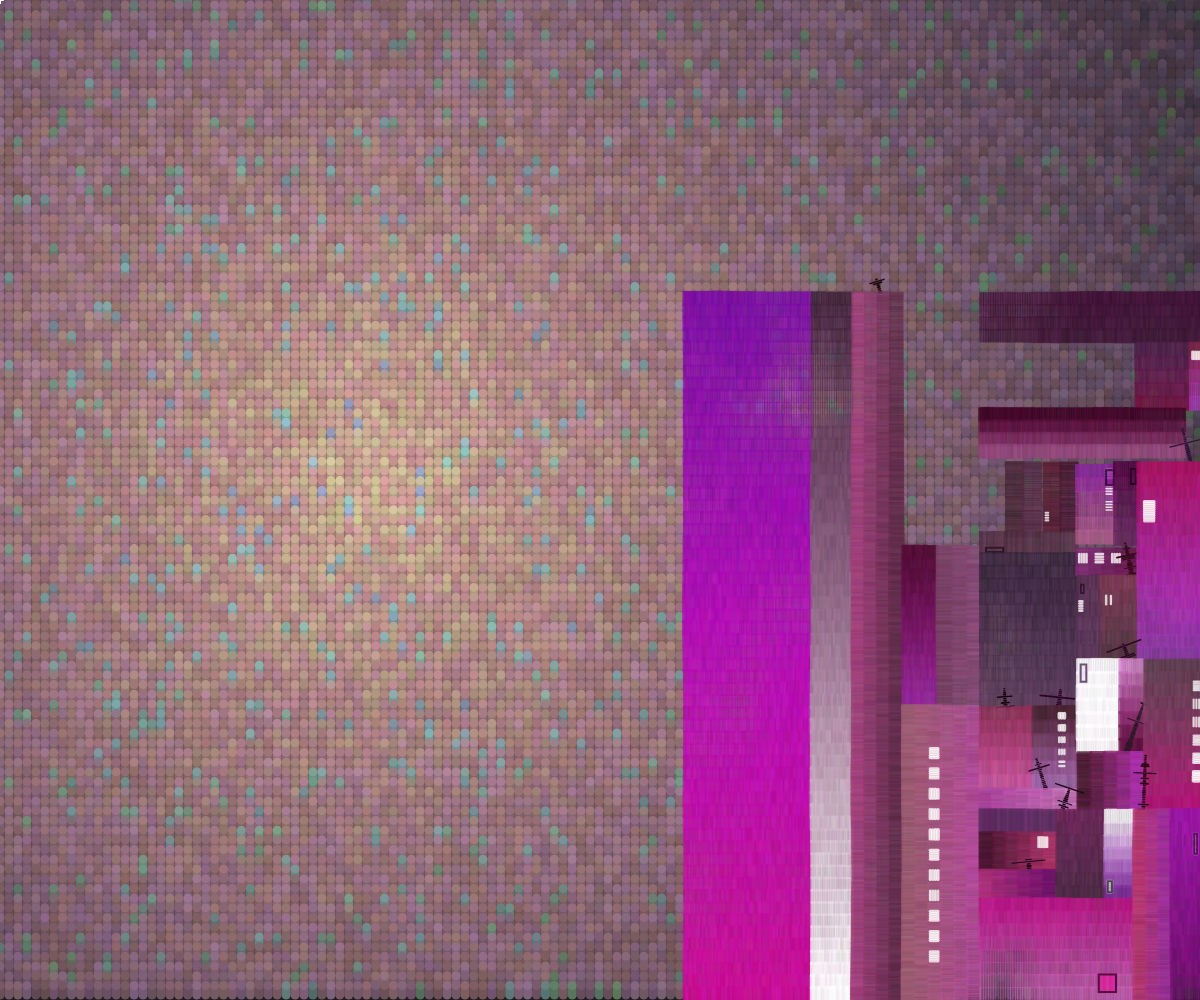
Frame 1 (no input)
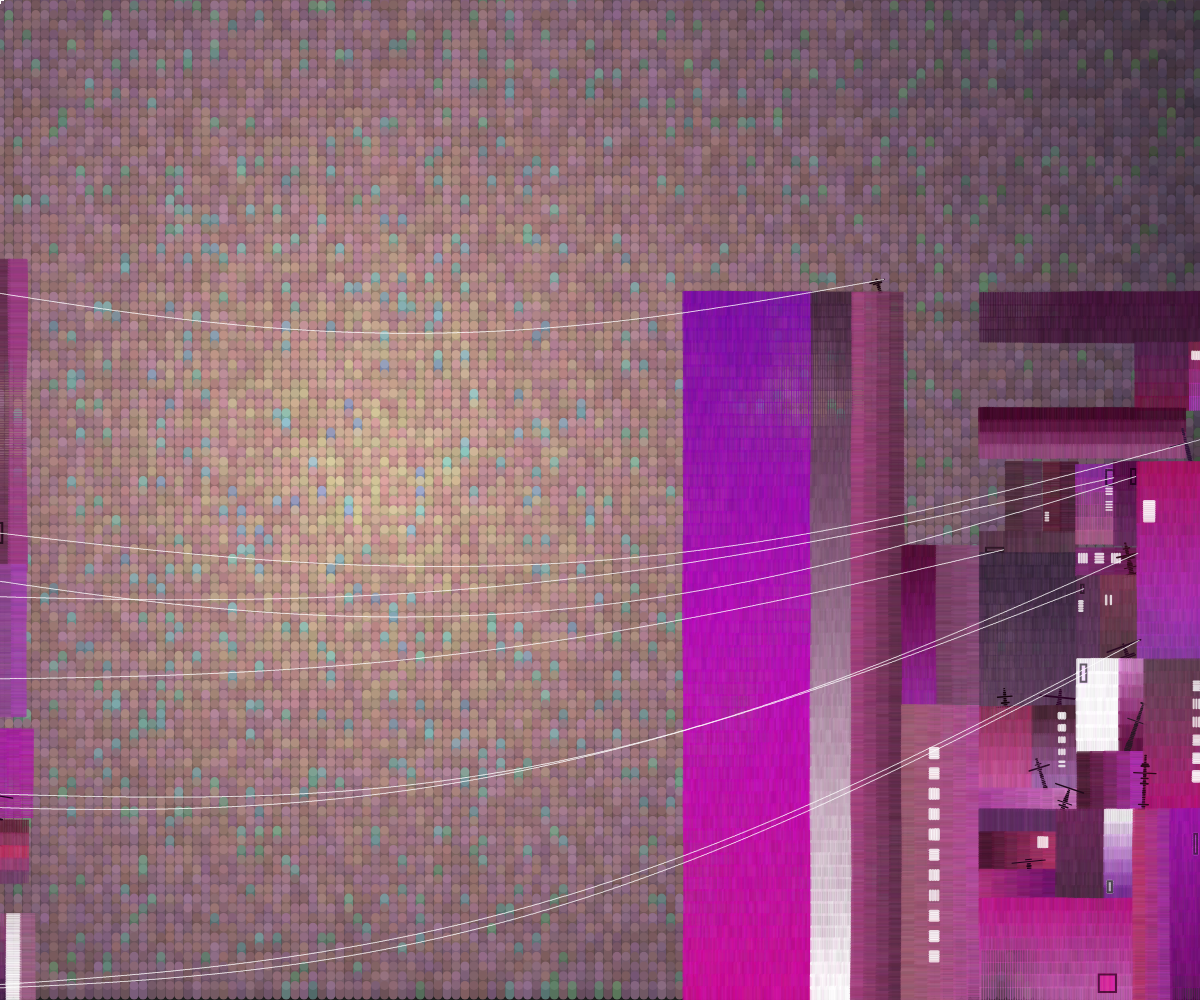
Frame 60 (no input)
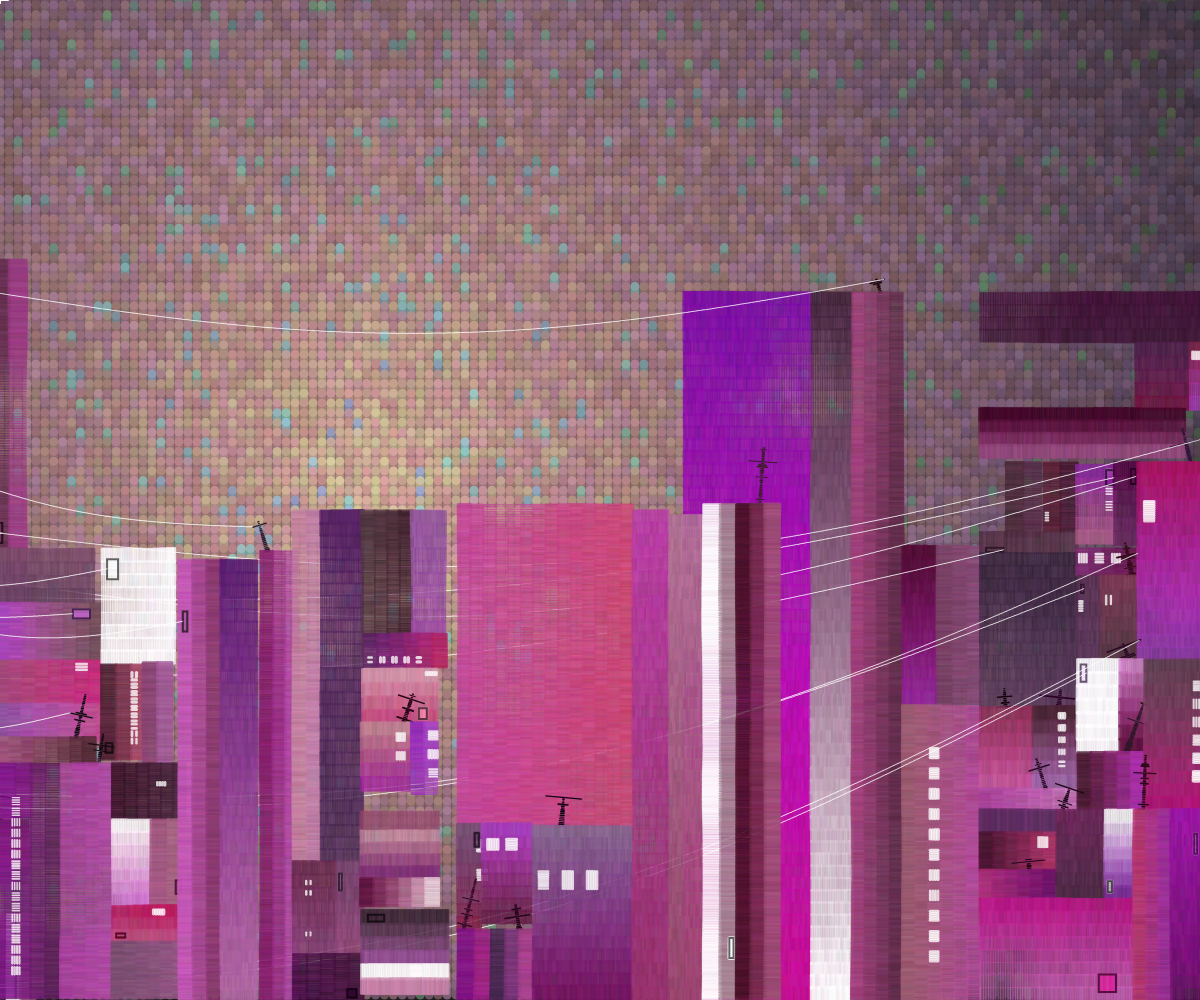
Frame 120 (the mouse pressed at the canvas centre since frame 60)

The p5.js sketch that drew these frames (run headless with seeded random() and noise() and a simulated clock; from frame 60 on, the mouse is pressed at the canvas centre):

// p5.js sketch
// ── sketch.js
async function setup() {
  createCanvas(windowWidth, windowHeight);
  pixelDensity(1);
  background(30);
  colorMode(HSB);

  // different wire draw method
  wireType = floor(random(0, 2));
  if (wireType == 0)
    dotDensity = 0.16;
  else if (wireType == 1)
    dotDensity = 1.2;

  // different connection points styles
  let connectionType = floor(random(0, 3));
  if (connectionType == 0) {
    stickChance = random(0.1, 0.6);
    nodeBoxChance = 0.0;
  }
  else if (connectionType == 1) {
    stickChance = 0.0;
    nodeBoxChance = random(0.1, 0.6);
  }
  else {
    stickChance = random(0.1, 0.4);
    nodeBoxChance = random(0.1, 0.4);
  }

  // random wire color
  if (random() < 0.5)
    wireColor = color(0, 0, 100, 0.9);
  else
    wireColor = color(0, 0, 0, 0.9);


  let bgColorA = new NYColor(mainHue + 60, random(20, 30), random(80, 100));
  let bgColorB = new NYColor(mainHue - 60, random(20, 30), random(10, 30));

  moonX = random(0.1, 0.9) * width;
  moonY = random(0.1, 0.9) * height;
  // NYRectBG(0, 0, width, height, bgColorA, bgColorB);

  NYRectBGLine(0, 0, width, height, bgColorA, bgColorB);
  await sleep(1);

  // blendMode(MULTIPLY);
  let rowsCount = floor(random(3, 12));
  let rowHeightStep = (height * 0.6) / rowsCount;

  let lastBlocks = [];
  let nowBlocks = [];

  let lastNodes = [];
  let nowNodesA = [];
  let nowNodesB = [];

  baseBri = 30;

  for (let r = 0; r < rowsCount; r++) {
    let maxHeight = height - r * rowHeightStep;
    let xCount = floor(random(3, 6));
    let xRatios = processWidthRatios(xCount);
    let startX = 0;

    if (r % 2 == 0) {
      startX = width - xRatios[0] * width;
    }

    mainHue += random(-30, 30);
    baseBri = random(30, 60);
    baseSat = random(40, 80);

    for (let x = 0; x < xCount; x++) {

      if (random() < 0.2)
        continue;

      let buildingWidth = xRatios[x] * width;
      let buildingHeight = random(0.4, 1.0) * maxHeight;

      let xPos = startX;
      let yPos = height - buildingHeight;

      nowBlocks = createBlocks(xPos, yPos, buildingWidth, buildingHeight, 0);

      for (let i = 0; i < nowBlocks.length; i++) {
        nowBlocks[i].createNodes();
        nowBlocks[i].drawRoomAndGetNodes();

        for (let j = 0; j < nowBlocks[i].nodes.length; j++) {

          if (j % 2 == 0)
            nowNodesA.push(nowBlocks[i].nodes[j]);
          else
            nowNodesB.push(nowBlocks[i].nodes[j]);
        }
      }
      await sleep(100);

      // draw from right to left
      if (r % 2 == 0) {
        startX -= buildingWidth;
      }
      // left to right
      else {
        startX += buildingWidth;
      }

      if (lastNodes.length != 0) {
        drawRandomConnections(lastNodes, nowNodesA);
        await sleep(1);
      }

      lastNodes = nowNodesB;
      nowNodesA = [];
      nowNodesB = [];
    }

    // bgColorA.a = 0.03;
    // bgColorB.a = 0.03;
    // NYRect(0, 0, width, height, bgColorA, bgColorB);

    // if (r < rowsCount - 1)
    //   filter(BLUR, 2);
  }

  stroke(0, 0, 100, 1.0);
  drawFrame();
}

function createBlocks(_x, _y, _width, _height, _colorOffset = 0, _depth = 0) {
  let isSplit = false;

  if (_depth == 0)
    isSplit = true;
  else if (random() < 0.9)
    isSplit = true;

  if (_width < 60 || _height < 60)
    isSplit = false;

  if (isSplit) {

    if (random() < 0.5) {
      let splitRatio = random(0.3, 0.7);
      let rectA_X = _x;
      let rectA_Y = _y;
      let rectA_Width = _width * splitRatio;
      let rectA_Height = _height;

      let rectB_X = _x + _width * splitRatio;
      let rectB_Y = _y;
      let rectB_Width = _width * (1 - splitRatio);
      let rectB_Height = _height;

      // add some randomness
      if (random() < 0.2) {
        rectA_Width *= random(0.9, 1.1);
        rectA_Height *= random(0.9, 1.1);
        rectB_Width *= random(0.9, 1.1);
        rectB_Height *= random(0.9, 1.1);

        rectA_X += random(-0.025, 0.025) * rectA_Width;
        rectA_Y += random(-0.025, 0.025) * rectA_Height;
        rectB_X += random(-0.025, 0.025) * rectB_Width;
        rectB_Y += random(-0.025, 0.025) * rectB_Height;
      }

      let blocksA = createBlocks(rectA_X, rectA_Y, rectA_Width, rectA_Height, _colorOffset, _depth + 1);
      let blocksB = createBlocks(rectB_X, rectB_Y, rectB_Width, rectB_Height, _colorOffset, _depth + 1);

      return blocksA.concat(blocksB);
    }
    else {
      let splitRatio = random(0.2, 0.8);
      let rectA_X = _x;
      let rectA_Y = _y;
      let rectA_Width = _width;
      let rectA_Height = _height * splitRatio;

      let rectB_X = _x;
      let rectB_Y = _y + _height * splitRatio;
      let rectB_Width = _width;
      let rectB_Height = _height * (1 - splitRatio);

      // add some randomness
      if (random() < 0.2) {
        rectA_Width *= random(0.9, 1.1);
        rectA_Height *= random(0.9, 1.1);
        rectB_Width *= random(0.9, 1.1);
        rectB_Height *= random(0.9, 1.1);

        rectA_X += random(-0.025, 0.025) * rectA_Width;
        rectA_Y += random(-0.025, 0.025) * rectA_Height;
        rectB_X += random(-0.025, 0.025) * rectB_Width;
        rectB_Y += random(-0.025, 0.025) * rectB_Height;
      }

      let blocksA = createBlocks(rectA_X, rectA_Y, rectA_Width, rectA_Height, _colorOffset, _depth + 1);
      let blocksB = createBlocks(rectB_X, rectB_Y, rectB_Width, rectB_Height, _colorOffset, _depth + 1);

      return blocksA.concat(blocksB);
    }
  }
  else {

    if (random() < 0.1) // chance to become empty
    {
      return [];

    }
    else {
      let newBlock = new NYBlock(_x, _y, _width, _height);

      newBlock.colorA = NYRandomColor(_colorOffset);
      newBlock.colorB = NYRandomColor(_colorOffset);


      return [newBlock];
    }
  }

}

function processWidthRatios(_xCount) {
  let resultRatios = [];
  let totalSum = 0.0;

  for (let i = 0; i < _xCount; i++) {
    let randomRatio = random(1.0, 4.0);
    resultRatios.push(randomRatio);

    totalSum += randomRatio;
  }

  // normalize
  for (let i = 0; i < resultRatios.length; i++) {
    resultRatios[i] /= totalSum;
  }

  return resultRatios;
}

function shaffleArray(_array) {

  for (let i = 0; i < _array.length; i++) {
    randomIndex = floor(random(i, _array.length));
    if (randomIndex == i)
      continue;

    let temp = _array[i];
    _array[i] = _array[randomIndex];
    _array[randomIndex] = temp;
  }

}

function sortNodesUpDown(_nodes) {
  _nodes.sort(function (a, b) {
    if (a.y < b.y)
      return -1;
    else if (a.y > b.y)
      return 1;
    else
      return 0;
  });
}

function drawRandomConnections(_nodesA, _nodesB) {
  let connections = [];

  // shaffleArray(_nodesA);
  // shaffleArray(_nodesB);

  sortNodesUpDown(_nodesA);
  sortNodesUpDown(_nodesB);

  let drawCount = min(_nodesA.length, _nodesB.length);

  for (let i = 0; i < drawCount; i++) {
    let nodeA = _nodesA[i];
    let nodeB = _nodesB[i];

    connections.push(new Connection(nodeA, nodeB));
  }

  for (let i = 0; i < connections.length; i++) {
    noStroke();
    fill(0);
    // connections[i].drawCurve(random(0.01, 0.1) * height);
    let minSide = min(width, height);
    connections[i].drawCurve(random(0.03, 0.1) * minSide);
    // connections[i].drawLinear();
  }
}

function draw() {

}

function sleep(ms) {
  return new Promise(resolve => setTimeout(resolve, ms));
}
// ── drawMethod.js

let mainHue = Math.floor(Math.random() * 360);
let baseSat = 40;
let baseBri = 40;

let drawNS_X = 0.01;
let drawNS_Y = 0.01;

let bgNS_X = 0.06;
let bgNS_Y = 0.03;

let lineDensity = 0.6;
let lineThickness = 6;
let lineLength = 12;

let moonX = 0;
let moonY = 0;

let stickChance = 0.3;
let nodeBoxChance = 0.3;

function NYRoom(_x, _y, _width, _height, _colorA, _colorB) {

    let nodes = [];
    let hasStick = false;

    // has stick
    if (random() < 0.2) {
        nodes = drawStick(_x, _y, _width, _height, _colorA, _colorB);
        hasStick = true;
    }

    NYRect(_x, _y, _width, _height, _colorA, _colorB);

    // has windows
    if (random() < 0.6) {
        let windowType = floor(random(0, 3));

        if (windowType == 0) {
            let windowSizeX = random(2, 10);
            let windowSizeY = random(2, 10);

            if (windowSizeY < 0.1 * _height)
                windowSizeY = 0.1 * _height;

            let windowSpace = max(windowSizeX, windowSizeY) * random(1.4, 3);
            let windowCountX = floor(_width * 0.8 / windowSpace);

            let startX = _x + _width * random(0.04, 0.16);
            let startY = _y + random(0.1, 0.9) * _height;

            for (let i = 0; i < windowCountX; i++) {
                let xPos = startX + i * windowSpace;
                let yPos = startY;

                let whiteColorA = new NYColor(0, 0, 100, 1.0);
                let whiteColorB = new NYColor(0, 0, 100, 1.0);
                // NYRect(xPos, yPos, windowSizeX, windowSizeY, whiteColorA, whiteColorB);
                // fill('white');
                // rect(xPos, yPos, windowSizeX, windowSizeY);
                NYRect(xPos, yPos, windowSizeX, windowSizeY, whiteColorA, whiteColorB);
            }
        }
        else if (windowType == 1) {
            let windowSizeX = random(2, 10);
            let windowSizeY = random(2, 10);

            if (windowSizeX < 0.1 * _width)
                windowSizeX = 0.1 * _width;

            let windowSpace = max(windowSizeX, windowSizeY) * random(1.4, 3);
            let windowCountY = floor(_height * 0.8 / windowSpace);

            let startX = _x + random(0.1, 0.9) * _width;
            let startY = _y + _height * random(0.04, 0.16);

            for (let i = 0; i < windowCountY; i++) {
                let xPos = startX;
                let yPos = startY + i * windowSpace;

                let whiteColorA = new NYColor(0, 0, 100, 1.0);
                let whiteColorB = new NYColor(0, 0, 100, 1.0);
                // NYRect(xPos, yPos, windowSizeX, windowSizeY, whiteColorA, whiteColorB);
                // fill('white');
                // rect(xPos, yPos, windowSizeX, windowSizeY);
                NYRect(xPos, yPos, windowSizeX, windowSizeY, whiteColorA, whiteColorB);
            }
        }
    }

    // has node box
    if (!hasStick && random() < 0.3) {
        let nodeBoxWidth = min(random(0.1, 0.2) * _width, 20);
        let nodeBoxHeight = min(random(0.1, 0.2) * _height, 20);

        let nodeBoxX = _x + random(0.05, 0.15) * _width;
        if (random() < 0.5)
            nodeBoxX = _x + _width - nodeBoxWidth - random(0.05, 0.15) * _width;

        let nodeBoxY = _y + random(0.05, 0.15) * _height;
        if (random() < 0.5)
            nodeBoxY = _y + _height - nodeBoxHeight - random(0.05, 0.15) * _height;

        let nodeBoxColorA = _colorA.getRandomColor(0, 20, 20);
        let nodeBoxColorB = _colorB.getRandomColor(0, 20, 20);

        NYRect(nodeBoxX, nodeBoxY, nodeBoxWidth, nodeBoxHeight, nodeBoxColorA, nodeBoxColorB);

        strokeWeight(2);
        stroke(0, 0, 0, 0.6);
        noFill();
        rect(nodeBoxX, nodeBoxY, nodeBoxWidth, nodeBoxHeight);

        let nodeA = new NYNode(nodeBoxX, nodeBoxY + 0.5 * nodeBoxHeight);
        let nodeB = new NYNode(nodeBoxX + nodeBoxWidth, nodeBoxY + 0.5 * nodeBoxHeight);

        nodes.push(nodeA);
        nodes.push(nodeB);
    }

    return nodes;
}

function NYRect(_x, _y, _width, _height, _colorA, _colorB) {

    // draw vertical lines
    if (random() < 0.5) {
        let lineCountX = floor(_width * lineDensity);
        if (lineCountX == 0)
            lineCountX = 1;

        let lineSpacingX = _width / (lineCountX - 1);
        let lineCountY = floor(_height / lineLength);
        if (lineCountY == 0)
            lineCountY = 1;

        let drawLineLength = _height / (lineCountY);

        let fromColor = _colorA;
        let toColor = _colorB;

        for (let x = 0; x < lineCountX; x++) {
            for (let y = 0; y < lineCountY; y++) {
                let xPos = _x + x * lineSpacingX;
                let yPos = _y + y * drawLineLength;

                let sizeNoise = noise(xPos * drawNS_X, yPos * drawNS_Y);

                let nowColor = NYLerpColor(fromColor, toColor, y / lineCountY);
                let randomizedColor = nowColor.getRandomColor(4, 4, 4);
                randomizedColor.a = 0.8;
                randomizedColor.applyStroke();

                push();
                translate(xPos, yPos);

                strokeWeight(lineThickness * sizeNoise);
                line(0, 0, 0, drawLineLength);
                pop();
            }
        }
    }
    else // draw horizontal lines
    {
        let lineCountX = floor(_width / lineLength);
        if (lineCountX == 0)
            lineCountX = 1;

        let lineCountY = floor(_height * lineDensity);
        if (lineCountY == 0)
            lineCountY = 1;

        let lineSpacingY = _height / (lineCountY - 1);
        let drawLineLength = _width / (lineCountX);

        let fromColor = _colorA;
        let toColor = _colorB;

        for (let y = 0; y < lineCountY; y++) {
            for (let x = 0; x < lineCountX; x++) {
                let xPos = _x + x * drawLineLength;
                let yPos = _y + y * lineSpacingY;

                let sizeNoise = noise(xPos * drawNS_X, yPos * drawNS_Y);

                let nowColor = NYLerpColor(fromColor, toColor, x / lineCountX);
                let randomizedColor = nowColor.getRandomColor(4, 4, 4);
                randomizedColor.a = 0.8;
                randomizedColor.applyStroke();


                push();
                translate(xPos, yPos);

                strokeWeight(lineThickness * sizeNoise);
                line(0, 0, drawLineLength, 0);
                pop();
            }
        }
    }
}

function NYRectBG(_x, _y, _width, _height, _colorA, _colorB) {

    // draw vertical lines
    {
        let circleRadius = lineLength * random(1.0, 3.0);

        let lineCountX = floor(_width / circleRadius * random(0.6, 1.2));
        if (lineCountX == 0)
            lineCountX = 1;

        let lineCountY = floor(_height / circleRadius * random(1.2, 3.0));
        if (lineCountY == 0)
            lineCountY = 1;

        let lineSpacingY = _height / (lineCountY - 1);
        let drawLineLength = _width / (lineCountX);

        let fromColor = _colorA;
        let toColor = _colorB;

        for (let y = 0; y < lineCountY; y++) {
            for (let x = 0; x < lineCountX; x++) {
                let xPos = _x + x * drawLineLength;
                let yPos = _y + y * lineSpacingY;

                let sizeNoise = noise(xPos * bgNS_X, yPos * bgNS_Y);

                let distRatio = dist(moonX, moonY, xPos, yPos) / min(width, height);
                let nowColor = NYLerpColor(fromColor, toColor, distRatio);
                let randomizedColor = nowColor.getRandomColor(4, 4, 4);
                randomizedColor.a = 0.8;
                // randomizedColor.applyStroke();
                noStroke();
                randomizedColor.applyFill();

                push();
                translate(xPos, yPos);

                strokeWeight(lineThickness * sizeNoise);
                circle(0, 0, circleRadius);
                pop();
            }
        }
    }
}

function NYRectBGLine(_x, _y, _width, _height, _colorA, _colorB) {

    let thickness = random(2, 12);
    let xCount = _width / thickness;
    let yCount = floor(random(8, 128));
    let ySpacing = _height / yCount;

    // draw vertical lines
    for (let y = 0; y < yCount; y++) {
        for (let x = 0; x < xCount; x++) {
            let xPos = _x + x * thickness;
            let yPos = _y + y * ySpacing;

            let distRatio = dist(moonX, moonY, xPos, yPos) / max(width, height);
            let nowColor = NYLerpColor(_colorA, _colorB, distRatio);
            let randomizedColor = nowColor.getRandomColor(30, 3, 6);
            if (random() < 0.06)
                randomizedColor.h = processHue(randomizedColor.h + 180);

            randomizedColor.a = 0.8;
            randomizedColor.applyStroke();

            push();
            translate(xPos, yPos);
            strokeWeight(thickness);
            // let lengthNoise = noise(xPos * 3, yPos * 0.001);
            // let drawLength = lerp(1.0, 1.4, lengthNoise) * ySpacing;
            drawLength = ySpacing;
            line(0, -0.5 * drawLength, 0, 0.5 * drawLength);
            pop();
        }
    }

}

async function drawFrame() {
    let frameNoiseScale = 0.01;
    let thickness = random(0.01, 0.03) * min(width, height);

    // draw up
    for (let x = 0; x < width; x++) {
        let x1 = x;
        let y1 = 0;

        let x2 = x;
        let y2 = thickness;

        let sizeNoise = noise(x * frameNoiseScale, y2 * frameNoiseScale);

        y2 = lerp(1.0, 1.4, sizeNoise) * thickness;

        strokeWeight(2);
        line(x1, y1, x2, y2);
    }

    // draw bot
    for (let x = 0; x < width; x++) {
        let x1 = x;
        let y1 = height;

        let x2 = x;
        let y2 = height - thickness;

        let sizeNoise = noise(x * frameNoiseScale, y2 * frameNoiseScale);

        y2 = height - lerp(1.0, 1.4, sizeNoise) * thickness;

        strokeWeight(2);
        line(x1, y1, x2, y2);
    }

    // draw left
    for (let y = 0; y < height; y++) {
        let x1 = 0;
        let y1 = y;

        let x2 = thickness;
        let y2 = y;

        let sizeNoise = noise(x2 * frameNoiseScale, y * frameNoiseScale);

        x2 = lerp(1.0, 1.4, sizeNoise) * thickness;

        strokeWeight(2);
        line(x1, y1, x2, y2);    
    }

    // draw right
    for (let y = 0; y < height; y++) {
        let x1 = width;
        let y1 = y;

        let x2 = width - thickness;
        let y2 = y;

        let sizeNoise = noise(x2 * frameNoiseScale, y * frameNoiseScale);

        x2 = width - lerp(1.0, 1.4, sizeNoise) * thickness;

        strokeWeight(2);
        line(x1, y1, x2, y2);    
    }
}

// draw stick according to the drawRoom params
function drawStick(_x, _y, _width, _height, _colorA, _colorB) {
    let stickPosX = _x + random(0.1, 0.9) * _width;
    let stickPosY = _y;

    let stickColor = NYLerpColor(_colorA, _colorB, random(0, 1));
    stickColor.s = random(30, 100);
    stickColor.b = random(6, 24);

    let stickRot = random(-20, 20);
    if (random() < 0.1)
        stickRot = random(-40, 40);

    let stickHeight = random(10, 60);

    return NYStick(stickPosX, stickPosY, random(3, 8), stickHeight, stickRot, stickColor)
}

function NYStick(_x, _y, _width, _height, _angle, _color) {

    let lineCount = floor(_height * lineDensity);

    let poleNodes = [];
    let nodePos = random(0.5, 1.0);
    let nodeDrawn = false;

    for (let i = 0; i < lineCount; i++) {
        let t = i / (lineCount - 1);

        let xPos = _x + sin(radians(_angle)) * _height * t;
        let yPos = _y - cos(radians(_angle)) * _height * t;

        let widthNoise = noise(xPos * 0.1, yPos * 0.1, 666);
        let nowWidth = widthNoise * _width * (1 - t) + 1;

        // draw
        _color.applyStroke();
        strokeWeight(random(1, 2));


        // add nodes
        if (!nodeDrawn && t >= nodePos) {
            nodeDrawn = true;

            let outWidth = _width * random(3, 6);

            let x1 = xPos + sin(radians(_angle - 90)) * outWidth * 0.5;
            let y1 = yPos - cos(radians(_angle - 90)) * outWidth * 0.5;

            let x2 = xPos + sin(radians(_angle + 90)) * outWidth * 0.5;
            let y2 = yPos - cos(radians(_angle + 90)) * outWidth * 0.5;

            let nodePosRatioA = 0.05;
            let nodePosRatioB = 0.95;

            let nodeAX = lerp(x1, x2, nodePosRatioA);
            let nodeAY = lerp(y1, y2, nodePosRatioA);

            let nodeBX = lerp(x1, x2, nodePosRatioB);
            let nodeBY = lerp(y1, y2, nodePosRatioB);


            poleNodes.push(new NYNode(nodeAX, nodeAY));
            poleNodes.push(new NYNode(nodeBX, nodeBY));


            line(x1, y1, x2, y2);
        }
        // simply draw style
        else if (random() < 0.1) {
            let outWidth = nowWidth * random(3, 6);

            let x1 = xPos + sin(radians(_angle - 90)) * outWidth * 0.5;
            let y1 = yPos - cos(radians(_angle - 90)) * outWidth * 0.5;

            let x2 = xPos + sin(radians(_angle + 90)) * outWidth * 0.5;
            let y2 = yPos - cos(radians(_angle + 90)) * outWidth * 0.5;

            line(x1, y1, x2, y2);
        }
        else {
            let x1 = xPos + sin(radians(_angle - 90)) * nowWidth * 0.5;
            let y1 = yPos - cos(radians(_angle - 90)) * nowWidth * 0.5;

            let x2 = xPos + sin(radians(_angle + 90)) * nowWidth * 0.5;
            let y2 = yPos - cos(radians(_angle + 90)) * nowWidth * 0.5;


            line(x1, y1, x2, y2);
        }
    }

    return poleNodes;
}

function NYRandomColor(_hueOffset = 0) {

    let resultHue = mainHue + _hueOffset + random(-30, 30);
    let resultSat = baseSat + random(-30, 30);
    let resultBri = baseBri + random(-30, 30);

    if (random() < 0.06) {
        resultSat = 0;
        resultBri = 100;
    }

    resultHue = processHue(resultHue);

    return new NYColor(resultHue, resultSat, resultBri);
}

function NYLerpColor(_colorA, _colorB, _t) {
    let hueA = _colorA.h;
    let hueB = _colorB.h;

    let hueDiff = abs(hueB - hueA);

    if (abs((hueB - 360) - hueA) < hueDiff) {
        hueB -= 360;
    }
    else if (abs((hueB + 360) - hueA) < hueDiff) {
        hueB += 360;
    }

    let satA = _colorA.s;
    let briA = _colorA.b;
    let alphaA = _colorA.a;

    let satB = _colorB.s;
    let briB = _colorB.b;
    let alphaB = _colorB.a;

    let resultHue = lerp(hueA, hueB, _t);
    let resultSat = lerp(satA, satB, _t);
    let resultBri = lerp(briA, briB, _t);
    let resultAlpha = lerp(alphaA, alphaB, _t);

    if (resultHue < 0) {
        resultHue += 360;
    }
    else if (resultHue > 360) {
        resultHue -= 360;
    }

    return new NYColor(resultHue, resultSat, resultBri, resultAlpha);
}

function processHue(_hue) {
    let result = _hue % 360;
    if (result < 0) {
        result += 360;
    }
    return result;
}


// ── nynode.js
let nodeDensity = 0.03;
let dotDensity = 1;

class NYNode {
    constructor(_x, _y) {
        this.x = _x;
        this.y = _y;

        this.lastNode = null;
        this.nextNode = null;
    }
}

class Connection {
    constructor(_nodeA, _nodeB) {
        this.nodeA = _nodeA;
        this.nodeB = _nodeB;
    }

    drawLinear() {
        line(this.nodeA.x, this.nodeA.y, this.nodeB.x, this.nodeB.y);
    }

    drawCurve(_offsetAmount) {
        let dotCount = dist(this.nodeA.x, this.nodeA.y, this.nodeB.x, this.nodeB.y) * dotDensity;

        for (let i = 0; i < dotCount; i++) {
            let t = i / (dotCount - 1);

            let nowX = lerp(this.nodeA.x, this.nodeB.x, i / dotCount);
            let nowY = lerp(this.nodeA.y, this.nodeB.y, i / dotCount);

            let sizeNoise = noise(nowX * 0.6, nowY * 0.6);
            let dotSize = lerp(1, 1, sizeNoise);
            nowY += sin(radians(t * 180)) * _offsetAmount;
            fill('white');
            circle(nowX, nowY, dotSize);
            
        }
        // console.log(`nodeA: ${this.nodeA.x}, ${this.nodeA.y} nodeB: ${this.nodeB.x}, ${this.nodeB.y}`);
    }
}

class NYBlock {
    constructor(_x, _y, _w, _h) {
        this.x = _x;
        this.y = _y;
        this.w = _w;
        this.h = _h;

        this.colorA;
        this.colorB;

        this.nodes = [];
    }

    createNodes(count = -1) {
        let nodeCount = count;
        if (nodeCount == -1) {
            let blockSize = sqrt(this.w * this.h);
            nodeCount = blockSize * nodeDensity;
            nodeCount = floor(random(0.6, 1.4) * nodeCount);
        }

        for (let i = 0; i < nodeCount; i++) {
            let nodeX = this.x + random(0.1, 0.9) * this.w;
            let nodeY = this.y + random(0.1, 0.9) * this.h;

            this.nodes.push(new NYNode(nodeX, nodeY));
        }
    }

    drawRoomAndGetNodes() {
        
        this.nodes = NYRoom(this.x, this.y, this.w, this.h, this.colorA, this.colorB);
    }
}

class NYColor {
    constructor(_h, _s, _b, _a = 1.0){
        this.h = _h;
        this.s = _s;
        this.b = _b;
        this.a = _a;
    }

    applyStroke() {
        stroke(this.h, this.s, this.b, this.a);
    }

    applyFill() {
        fill(this.h, this.s, this.b, this.a);
    }

    getRandomColor (_hRange, _sRange, _bRange) {
        let h = this.h + random(-_hRange, _hRange);
        let s = this.s + random(-_sRange, _sRange);
        let b = this.b + random(-_bRange, _bRange);

        h = processHue(h);

        return new NYColor(h, s, b);
    }

    getP5Color() {
        return color(this.h, this.s, this.b);
    }
}
